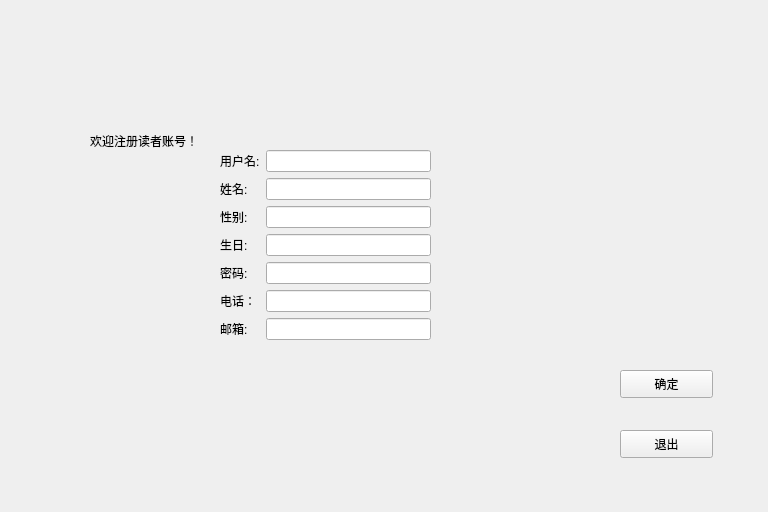
<?xml version="1.0" encoding="UTF-8"?>
<ui version="4.0">
 <class>reregister</class>
 <widget class="QWidget" name="reregister">
  <property name="geometry">
   <rect>
    <x>0</x>
    <y>0</y>
    <width>768</width>
    <height>512</height>
   </rect>
  </property>
  <property name="windowTitle">
   <string>Form</string>
  </property>
  <widget class="QLabel" name="label">
   <property name="geometry">
    <rect>
     <x>90</x>
     <y>70</y>
     <width>161</width>
     <height>141</height>
    </rect>
   </property>
   <property name="text">
    <string>欢迎注册读者账号！</string>
   </property>
  </widget>
  <widget class="QWidget" name="widget" native="true">
   <property name="geometry">
    <rect>
     <x>220</x>
     <y>150</y>
     <width>211</width>
     <height>241</height>
    </rect>
   </property>
   <layout class="QFormLayout" name="formLayout">
    <item row="0" column="0">
     <widget class="QLabel" name="label_2">
      <property name="text">
       <string>用户名:</string>
      </property>
     </widget>
    </item>
    <item row="0" column="1">
     <widget class="QLineEdit" name="lineEdit"/>
    </item>
    <item row="1" column="0">
     <widget class="QLabel" name="label_3">
      <property name="text">
       <string>姓名:</string>
      </property>
     </widget>
    </item>
    <item row="1" column="1">
     <widget class="QLineEdit" name="lineEdit_3"/>
    </item>
    <item row="2" column="0">
     <widget class="QLabel" name="label_4">
      <property name="text">
       <string>性别:</string>
      </property>
     </widget>
    </item>
    <item row="2" column="1">
     <widget class="QLineEdit" name="lineEdit_4"/>
    </item>
    <item row="3" column="0">
     <widget class="QLabel" name="label_5">
      <property name="text">
       <string>生日:</string>
      </property>
     </widget>
    </item>
    <item row="3" column="1">
     <widget class="QLineEdit" name="lineEdit_5"/>
    </item>
    <item row="4" column="0">
     <widget class="QLabel" name="label_6">
      <property name="text">
       <string>密码:</string>
      </property>
     </widget>
    </item>
    <item row="4" column="1">
     <widget class="QLineEdit" name="lineEdit_7"/>
    </item>
    <item row="5" column="0">
     <widget class="QLabel" name="label_7">
      <property name="text">
       <string>电话：</string>
      </property>
     </widget>
    </item>
    <item row="5" column="1">
     <widget class="QLineEdit" name="lineEdit_6"/>
    </item>
    <item row="6" column="0">
     <widget class="QLabel" name="label_8">
      <property name="text">
       <string>邮箱:</string>
      </property>
     </widget>
    </item>
    <item row="6" column="1">
     <widget class="QLineEdit" name="lineEdit_2"/>
    </item>
   </layout>
  </widget>
  <widget class="QPushButton" name="pushButton">
   <property name="geometry">
    <rect>
     <x>620</x>
     <y>430</y>
     <width>93</width>
     <height>28</height>
    </rect>
   </property>
   <property name="text">
    <string>退出</string>
   </property>
  </widget>
  <widget class="QPushButton" name="pushButton_2">
   <property name="geometry">
    <rect>
     <x>620</x>
     <y>370</y>
     <width>93</width>
     <height>28</height>
    </rect>
   </property>
   <property name="text">
    <string>确定</string>
   </property>
  </widget>
 </widget>
 <resources/>
 <connections/>
</ui>
